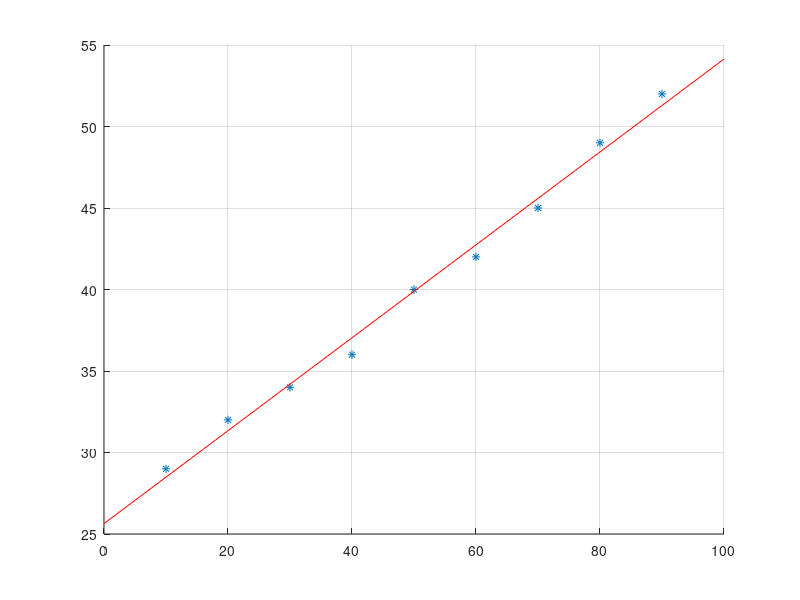

Here is the MATLAB script that generated this plot:
clear all;
%for i = 1: 10
 %   x(i) = 5*i;
%end
%y(1) = 16 ; y(2) = 25 ;y(3) = 32 ;y(4) = 33 ;y(5) = 38 ;y(6) = 36 ;y(7) = 39 ;y(8) = 40 ;y(9) = 42 ;y(10) = 47;
for i = 1: 9
    x(i) = 10*i;
end
y(1) = 29 ;y(2) = 32 ;y(3) = 34 ;y(4) = 36 ;y(5) = 40 ;y(6) = 42 ;y(7) = 45 ;y(8) = 49 ;y(9) = 52 ;

hold on;
grid on;
plot(x,y,'*');
hold on;
M = zeros(2,2);
b = zeros(2,1);
M(1,1) = 9;
for i = 1: 9
  M(1,2) = M(1,2) + x(i);  
end
M(2,1) = M(1,2);
for i = 1: 9
  M(2,2) = M(2,2) + x(i).^2;  
end

for i = 1: 9
  b(1,1) = b(1,1) + y(i);  
end

for i = 1: 9
  b(2,1) = b(2,1) + x(i).*y(i);  
end
res = M\b
v = 0:100;
f = res(1) + res(2).*v;
plot(v,f,'r');